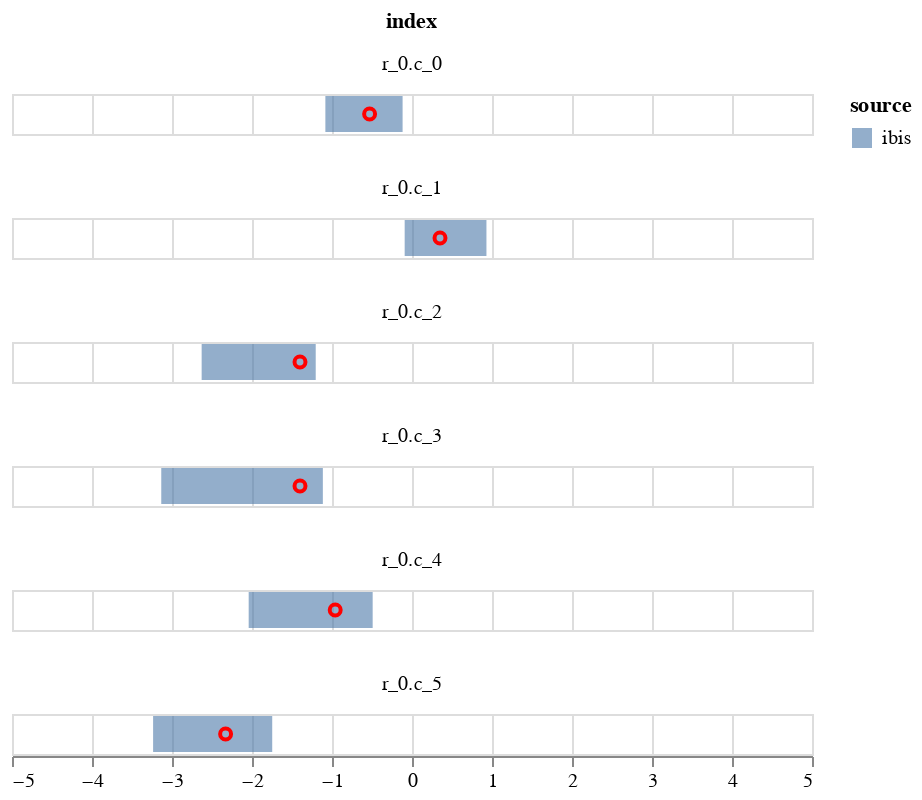

Notebook code cell kept with this figure:
### Code cell
c1 = alt.Chart(plot_data).mark_bar(opacity=0.6).encode(
    alt.X('q1', title=None,  scale=alt.Scale(domain=[-5,5])),
    alt.X2('q2', title=None),
    alt.Color('source'),    
)
    

c2 = alt.Chart(plot_data).mark_point(opacity=1, color='red').encode(
        alt.X('data', title=None),
)
(c1+c2).facet(
       'index',
    columns=1
    )

### Figure 1 — Vega-Lite specification as saved in the notebook (floating-point values rounded to 4 significant figures)
{"config": {"view": {"continuousWidth": 400, "continuousHeight": 300}}, "data": {"name": "data-0049e0e0bcab4ec2d9df673b3eb543ad"}, "facet": {"type": "nominal", "field": "index"}, "spec": {"layer": [{"mark": {"type": "bar", "opacity": 0.6}, "encoding": {"color": {"type": "nominal", "field": "source"}, "x": {"type": "quantitative", "field": "q1", "scale": {"domain": [-5, 5]}, "title": null}, "x2": {"field": "q2", "title": null}}}, {"mark": {"type": "point", "color": "red", "opacity": 1}, "encoding": {"x": {"type": "quantitative", "field": "data", "title": null}}}]}, "columns": 1, "$schema": "https://vega.github.io/schema/vega-lite/v4.8.1.json", "datasets": {"data-0049e0e0bcab4ec2d9df673b3eb543ad": [{"index": "r_0.c_0", "q1": -1.083, "q2": -0.1176, "source": "ibis", "data": -0.53}, {"index": "r_0.c_1", "q1": -0.09154, "q2": 0.9306, "source": "ibis", "data": 0.35}, {"index": "r_0.c_2", "q1": -2.629, "q2": -1.203, "source": "ibis", "data": -1.4}, {"index": "r_0.c_3", "q1": -3.134, "q2": -1.114, "source": "ibis", "data": -1.4}, {"index": "r_0.c_4", "q1": -2.041, "q2": -0.4917, "source": "ibis", "data": -0.96}, {"index": "r_0.c_5", "q1": -3.236, "q2": -1.747, "source": "ibis", "data": -2.33}]}}
